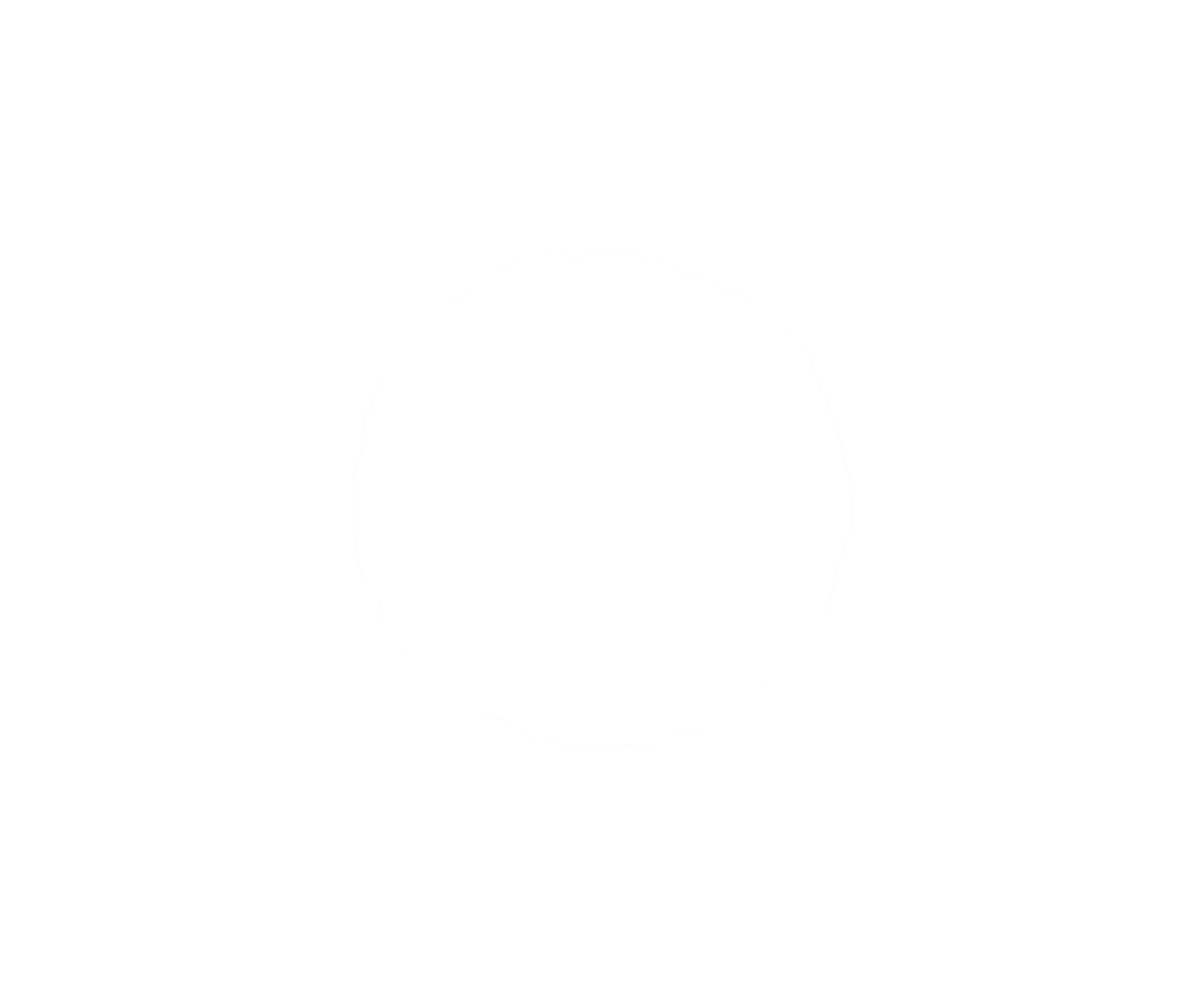
Frame 1 (no input)
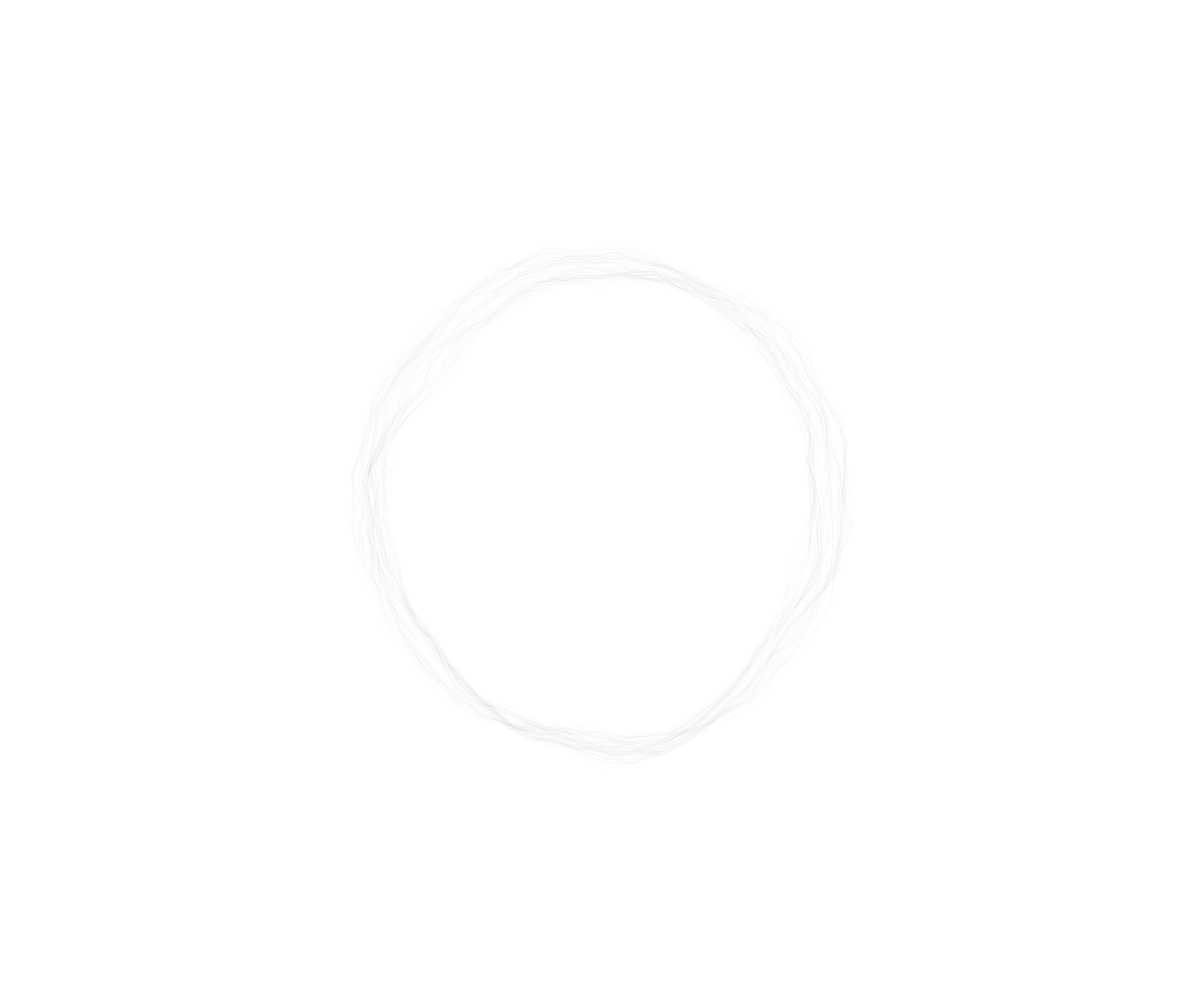
Frame 60 (no input)
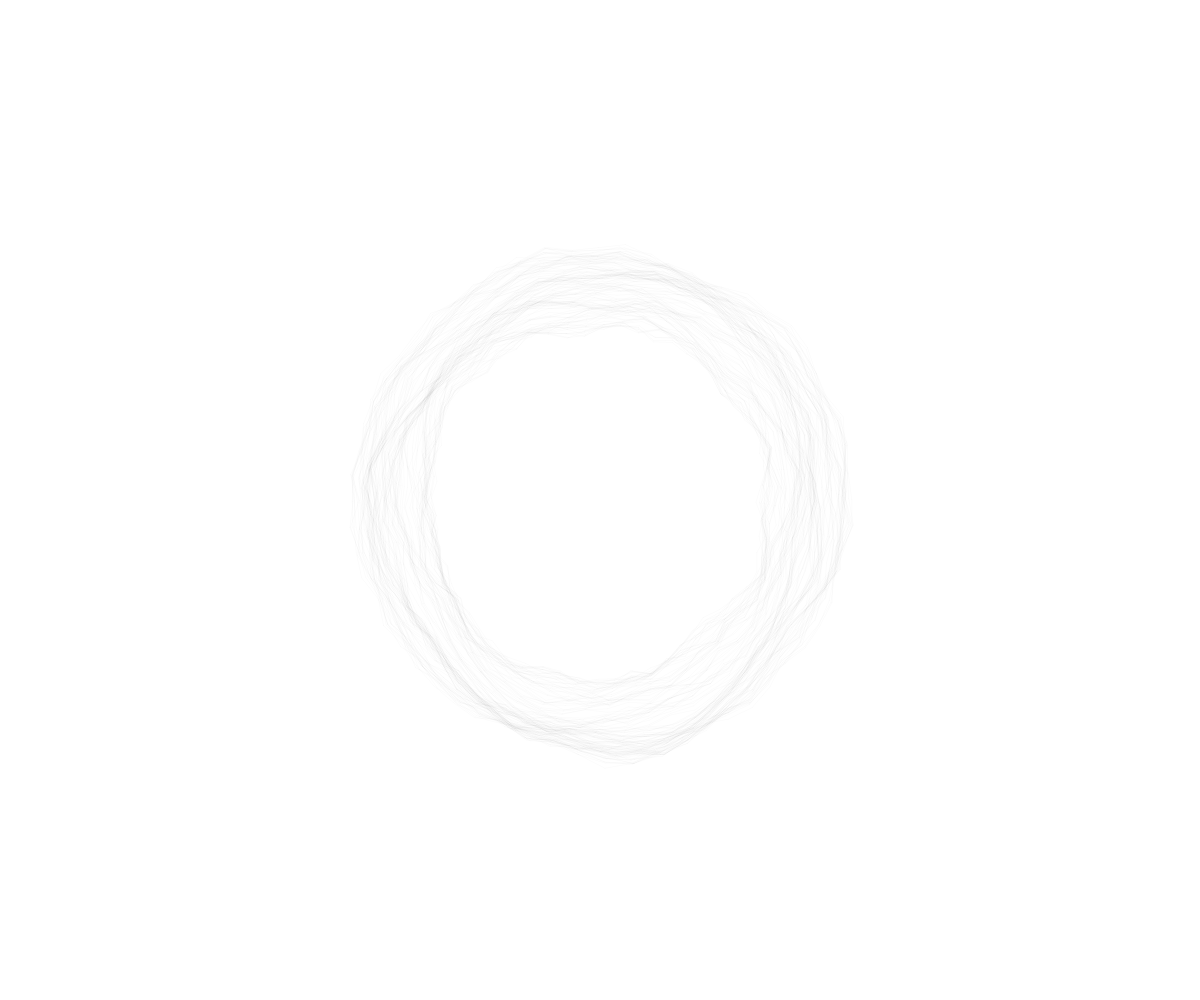
Frame 120 (the mouse pressed at the canvas centre since frame 60)

The p5.js sketch that drew these frames (run headless with seeded random() and noise() and a simulated clock; from frame 60 on, the mouse is pressed at the canvas centre):

// p5.js sketch
// ── sketch.js
var loopRadii = [];
var tempArray = [];
var n = 60;//number of radii 
var center;
var standard_deviation_dr = 3.7;
var max_dr = 10.0;

//Draws a loop with varying radii around the loop.
//The radii perform a random walk, but remain close to their nieghbours.

function setup() {
  createCanvas(windowWidth, windowHeight); 
  background(255); 
  center = createVector(0.5*width, 0.5*height);
  
  var initialRadius = width < height ? 0.25*width : 0.25*height;
  
  //fill out the array of radii
  for(var i =  0; i < n; i++){
    loopRadii[i] = initialRadius;
  }
  
  
  strokeWeight(1.0);
  noFill;
  stroke(0,4);
} 

function draw() {
  var fr = frameRate();
  var time = frameCount/fr;
  
  
  var mean_dr = -cos(0.3*time);
 // mean_dr =1.0;
  //update radii
  for(var i =  0; i < n; i++){
    var dr = randomGaussian(mean_dr,standard_deviation_dr);
   	var r = loopRadii[i];
    var temp = r + dr;
    
    //radial seperation from nieghtbours
    var r_plus = loopRadii[(i+1)%n];
    var r_minus = loopRadii[abs((i-1)%n)]
    var dr_plus =  abs(r_plus - temp);
    var dr_minus =  abs(r_minus - temp);
  
    if(dr_plus <max_dr && dr_minus<max_dr) {
      //update with new location
      tempArray[i] = temp;
   }
    else {
      //The new (temp) location is too far from it neighbours, so we average it out instead.
      tempArray[i] = 0.3333*(r_plus + r_minus + r);
    }
  } 
  loopRadii = tempArray;
  
  //slowly rotate the loop
  var theta0 = 0.1*time;
  
  //render loop
  for(var i =  0; i < n; i++){
    var theta1 = theta0 +  TWO_PI  * i / n ;
    var theta2 = theta0 + TWO_PI  * ((i+1)%n )/ n ;
    var r1 = loopRadii[i];
    var r2 = loopRadii[(i+1)%n];
    //print(r1 +"," + r2 );
    translate(center.x,center.y);
    line( r1*sin(theta1),r1*cos(theta1),  r2*sin(theta2),r2*cos(theta2));
    translate(-center.x,-center.y);
  }
}
